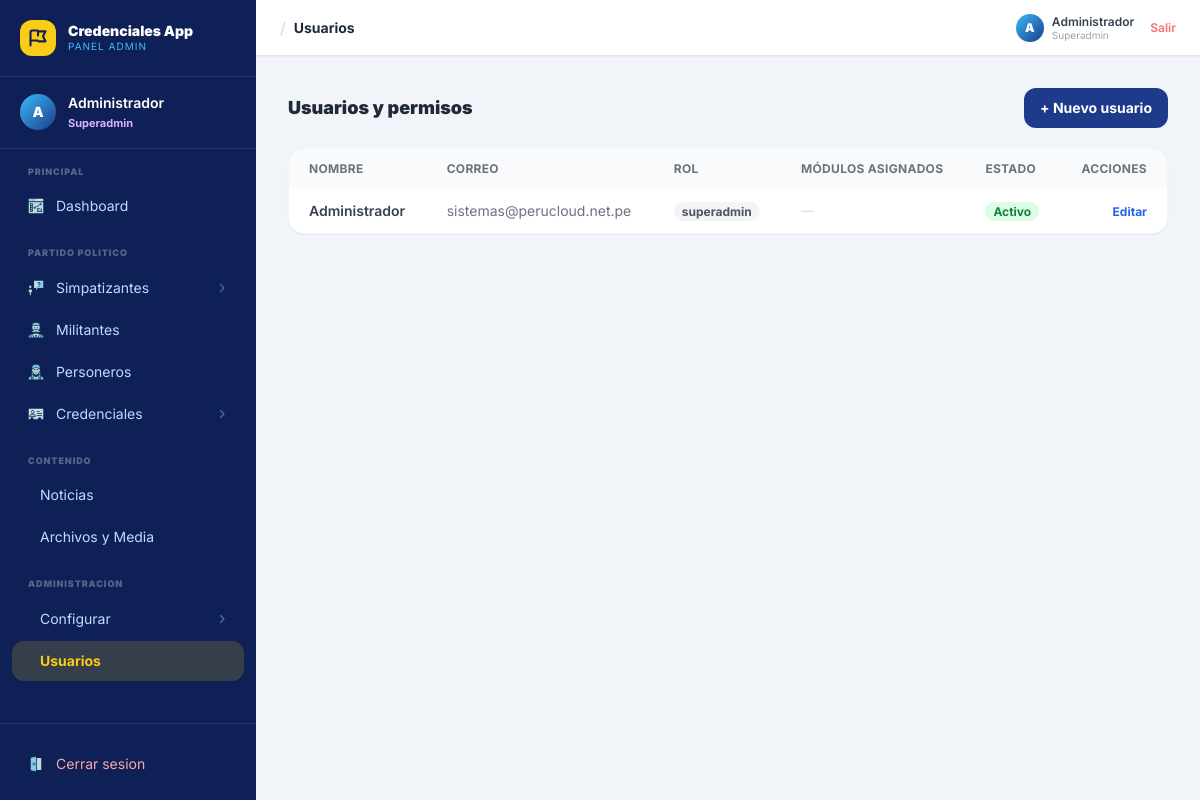
The app's page /admin/usuarios.php (signed in) with its own data.
### tables this page shows
CREATE TABLE `usuarios` (
  `id` int NOT NULL AUTO_INCREMENT,
  `nombre` varchar(100) NOT NULL,
  `email` varchar(150) NOT NULL,
  `password` varchar(255) NOT NULL,
  `rol` enum('superadmin','admin','editor') NOT NULL DEFAULT 'editor',
  `activo` tinyint(1) DEFAULT '1',
  `foto` varchar(255) DEFAULT NULL,
  `ultimo_acceso` datetime DEFAULT NULL,
  `creado_en` datetime DEFAULT CURRENT_TIMESTAMP,
  `remember_token` varchar(64) DEFAULT NULL,
  PRIMARY KEY (`id`),
  UNIQUE KEY `email` (`email`)
);

### admin/usuarios.php (the view, shortened to what this page needs)
<?php
require_once __DIR__ . '/../includes/config/db.php';
require_once __DIR__ . '/config/auth.php';
$page_title = 'Usuarios';
$modulos_disponibles = [
    'simpatizantes'          => 'Simpatizantes',
    'militantes'              => 'Militantes',
    'personeros'              => 'Personeros',
    'credenciales_modulo'      => 'Credenciales',
    'credenciales_escaneadas'  => 'Credenciales escaneadas',
    'noticias'                => 'Noticias',
    'media'                   => 'Archivos y Media',
    'config_pagina'           => 'Configurar Página',
    'config_index'            => 'Configurar Index',
];
$usuarios = $pdo->query("SELECT id, nombre, email, rol, activo, ultimo_acceso FROM usuarios ORDER BY rol DESC, nombre ASC")->fetchAll();
$permisos_por_usuario = [];
include __DIR__ . '/layout.php';
?>
<div x-data="usuariosModulo()" x-cloak>
  <div class="flex items-center justify-between mb-5">
    <h2 class="text-lg font-black text-gray-800">Usuarios y permisos</h2>
    <button @click="abrirNuevo()" class="bg-[#1E3A8A] text-white text-sm font-bold px-4 py-2.5 rounded-xl hover:bg-blue-900 transition-all">
      + Nuevo usuario
    </button>
  </div>
  <div class="bg-white rounded-2xl border border-gray-100 shadow-sm overflow-hidden">
    <table class="w-full text-sm">
      <thead class="bg-gray-50 text-gray-500 text-xs uppercase font-bold tracking-wide">
        <tr>
          <th class="text-left px-5 py-3">Nombre</th>
          <th class="text-left px-5 py-3">Correo</th>
          <th class="text-left px-5 py-3">Rol</th>
          <th class="text-left px-5 py-3">Módulos asignados</th>
          <th class="text-left px-5 py-3">Estado</th>
          <th class="text-right px-5 py-3">Acciones</th>
        </tr>
      </thead>
      <tbody class="divide-y divide-gray-100">
        <?php foreach ($usuarios as $u): ?>
        <tr>
          <td class="px-5 py-3 font-semibold text-gray-700"><?= htmlspecialchars($u['nombre']) ?></td>
          <td class="px-5 py-3 text-gray-500"><?= htmlspecialchars($u['email']) ?></td>
          <td class="px-5 py-3"><?= rol_badge($u['rol']) ?></td>
          <td class="px-5 py-3 text-gray-500 text-xs">
            <?php if ($u['rol'] === 'admin'): ?>
              <?= !empty($permisos_por_usuario[$u['id']])
                    ? htmlspecialchars(implode(', ', array_map(fn($m) => $modulos_disponibles[$m] ?? $m, $permisos_por_usuario[$u['id']])))
                    : '<span class="text-red-400">Sin módulos asignados</span>' ?>
            <?php else: ?>
              <span class="text-gray-300">—</span>
            <?php endif; ?>
          </td>
          <td class="px-5 py-3">
            <?= $u['activo']
                  ? '<span class="bg-green-100 text-green-700 text-xs font-bold px-2 py-0.5 rounded-full">Activo</span>'
                  : '<span class="bg-gray-100 text-gray-500 text-xs font-bold px-2 py-0.5 rounded-full">Inactivo</span>' ?>
          </td>
          <td class="px-5 py-3 text-right space-x-2">
            <button @click='abrirEditar(<?= json_encode([
                "id" => $u["id"], "nombre" => $u["nombre"], "email" => $u["email"],
                "rol" => $u["rol"], "activo" => (int)$u["activo"],
                "modulos" => $permisos_por_usuario[$u["id"]] ?? [],
            ], JSON_HEX_APOS | JSON_HEX_QUOT) ?>)' class="text-blue-600 hover:underline text-xs font-bold">Editar</button>
          </td>
        </tr>
        <?php endforeach; ?>
      </tbody>
    </table>
  </div>
</div>
    </main>
  </div>
</body>
</html>

### admin/layout.php (shortened to what this page needs)
<?php
require_once __DIR__ . '/../includes/config/db.php';
require_once __DIR__ . '/config/auth.php';
$admin_nombre = htmlspecialchars($_SESSION['admin_nombre'] ?? 'Admin');
$admin_rol    = get_rol();
$page_title   = $page_title ?? 'Panel Admin';
$current      = basename($_SERVER['PHP_SELF']);
$ic_list  = 'ti-list';
$ic_pdf   = 'ti-file-type-pdf';
function admin_sidebar_icon_url(string $file): string {
    return BASE_URL . '/assets/img/admin/icons/' . rawurlencode($file);
}
$jerarquia     = rol_jerarquia();
$nivel_usuario = $jerarquia[$admin_rol] ?? 0;
$_modulos_usuario_sidebar = usuario_modulos_permitidos($pdo, (int)($_SESSION['admin_id'] ?? 0));
$flyout_data = [];
foreach ($secciones as $sec) {
    foreach ($sec['items'] as $item) {
        if (!empty($item['submenu'])) {
            $sub_filtrado = array_values(array_filter($item['submenu'], function($sub) use ($jerarquia, $nivel_usuario, $_modulos_usuario_sidebar, $admin_rol) {
                if (!empty($sub['solo_rol']) && $admin_rol !== $sub['solo_rol']) return false;
                if (isset($sub['rol']) && ($jerarquia[$sub['rol']] ?? 99) > $nivel_usuario) return false;
                if (!isset($sub['modulo']) || $sub['modulo'] === null) return true;
                if ($_modulos_usuario_sidebar === null) return true;
                return in_array($sub['modulo'], $_modulos_usuario_sidebar);
            }));
            $flyout_data[$item['id']] = [
                'title' => $item['label'],
                'icon'  => $item['icon'],
                'icon_img' => $item['icon_img'] ?? '',
                'href'  => $item['href'],
                'items' => $sub_filtrado,
            ];
        }
    }
}
?>
<!DOCTYPE html>
<html lang="es">
<head>
  <link href="https://cdn.jsdelivr.net/npm/daisyui@4.12.14/dist/full.min.css" rel="stylesheet">
  <script src="https://cdn.tailwindcss.com"></script>
  <link rel="stylesheet" href="https://cdn.jsdelivr.net/npm/@tabler/icons-webfont@3.x/dist/tabler-icons.min.css">
</head>
<body class="bg-[#F1F5F9] min-h-screen"
      x-data="adminLayout()"
      @mousemove.window="handleMouseMove($event)"
      @keydown.escape.window="mobileNavOpen ? closeMobileNav() : null">
  <aside :class="sidebarOpen ? 'translate-x-0' : '-translate-x-full'"
         class="fixed top-0 left-0 h-full w-64 bg-[#0F2057] z-40 flex flex-col
                transition-transform duration-300 lg:translate-x-0 overflow-y-auto overflow-x-visible">
    <div class="px-5 py-5 border-b border-white/10 flex-shrink-0">
      <div class="flex items-center gap-3">
        <div class="w-9 h-9 bg-[#FACC15] rounded-xl flex items-center justify-center flex-shrink-0">
          <svg class="w-5 h-5 text-[#0F2057]" fill="none" viewBox="0 0 24 24" stroke="currentColor" stroke-width="2.5">
            <path stroke-linecap="round" stroke-linejoin="round" d="M3 21v-4m0 0V5a2 2 0 012-2h6.5l1 1H21l-3 6 3 6h-8.5l-1-1H5a2 2 0 00-2 2zm9-13.5V9"/>
          </svg>
        </div>
        <div>
          <p class="text-white font-black text-sm leading-tight">Credenciales App</p>
          <p class="text-[#38BDF8] text-[10px] uppercase tracking-widest">Panel Admin</p>
        </div>
      </div>
    </div>
    <div class="px-5 py-4 border-b border-white/10 flex-shrink-0">
      <div class="flex items-center gap-3">
        <div class="w-9 h-9 bg-gradient-to-br from-[#38BDF8] to-[#1E3A8A] rounded-full flex items-center justify-center flex-shrink-0">
          <span class="text-white text-sm font-black"><?= strtoupper(substr($admin_nombre, 0, 1)) ?></span>
        </div>
        <div class="min-w-0">
          <p class="text-white text-sm font-semibold truncate"><?= $admin_nombre ?></p>
          <p class="text-[11px] mt-0.5">
            <?php if ($admin_rol === 'superadmin'): ?>
              <span class="text-purple-300 font-bold">Superadmin</span>
            <?php elseif ($admin_rol === 'admin'): ?>
              <span class="text-blue-300 font-bold">Admin</span>
            <?php else: ?>
              <span class="text-green-300 font-bold">Editor</span>
            <?php endif; ?>
          </p>
        </div>
      </div>
    </div>
    <nav class="flex-1 px-3 py-4 space-y-5 overflow-x-visible">
      <?php foreach ($secciones as $seccion): ?>
        <?php
        $items_visibles = array_filter($seccion['items'], function($item) use ($jerarquia, $nivel_usuario, $_modulos_usuario_sidebar, $admin_rol, $flyout_data) {
            if (!empty($item['solo_rol']) && $admin_rol !== $item['solo_rol']) return false;
            if (($jerarquia[$item['rol']] ?? 99) > $nivel_usuario) return false;
            if (!empty($item['submenu'])) return isset($flyout_data[$item['id']]);
            if ($item['modulo'] === null) return true;
            if ($_modulos_usuario_sidebar === null) return true;
            return in_array($item['modulo'], $_modulos_usuario_sidebar);
        });
        ?>
        <div>
          <p class="text-[9px] font-black text-white/30 uppercase tracking-widest px-4 mb-2">
            <?= $seccion['titulo'] ?>
          </p>
          <div class="space-y-0.5">
            <?php foreach ($items_visibles as $item):
              $has_sub = !empty($item['submenu']);
              $is_active = $current === $item['href'];
            ?>
            <div class="relative"
                 <?php if ($has_sub): ?>
                 @mouseenter="openFlyout('<?= $item['id'] ?>', $el)"
                 @mouseleave="closeFlyout(350)"
                 <?php endif; ?>>
              <a href="<?= $item['href'] === '#' ? '#' : BASE_URL . '/admin/' . $item['href'] ?>"
                 <?= $item['href'] === '#' ? '@click.prevent=""' : '' ?>
                 class="nav-item flex items-center gap-3 px-4 py-2.5 rounded-xl text-sm
                        text-blue-200 hover:text-white group
                        <?= $is_active ? 'nav-active' : '' ?>">
                <?php if (!empty($item['icon_img'])): ?>
                  <img src="<?= htmlspecialchars(admin_sidebar_icon_url($item['icon_img'])) ?>"
                       alt=""
                       class="w-4 h-4 object-contain flex-shrink-0 opacity-85 group-hover:opacity-100 transition-opacity">
                <?php else: ?>
                  <i class="ti <?= htmlspecialchars($item['icon']) ?> text-base flex-shrink-0 opacity-80 group-hover:opacity-100 transition-opacity"></i>
                <?php endif; ?>
                <span class="truncate flex-1"><?= $item['label'] ?></span>
                <?php if ($has_sub): ?>
                <svg class="w-3 h-3 flex-shrink-0 opacity-40 group-hover:opacity-80 transition-all"
                     fill="none" viewBox="0 0 24 24" stroke="currentColor" stroke-width="2.5">
                  <path stroke-linecap="round" stroke-linejoin="round" d="M9 5l7 7-7 7"/>
                </svg>
                <?php endif; ?>
              </a>
            </div>
            <?php endforeach; ?>
          </div>
        </div>
      <?php endforeach; ?>
    </nav>
    <div class="px-3 py-4 border-t border-white/10 flex-shrink-0 space-y-1">
      <a href="<?= BASE_URL ?>/admin/logout.php"
         class="nav-item flex items-center gap-3 px-4 py-2.5 rounded-r-xl text-sm text-red-300 hover:bg-red-500/15 hover:text-red-200 transition-all duration-150">
        <img src="<?= htmlspecialchars(admin_sidebar_icon_url('salir.png')) ?>" alt="" class="w-4 h-4 object-contain flex-shrink-0 opacity-85">
        Cerrar sesion
      </a>
    </div>
  </aside>
  <div class="lg:ml-64 flex flex-col min-h-screen">
    <header class="bg-white border-b border-gray-200 sticky top-0 z-20 px-4 sm:px-6 h-14 flex items-center justify-between shadow-sm">
      <div class="flex items-center gap-3">
        <div class="flex items-center gap-2">
          <span class="text-gray-300 hidden sm:block">/</span>
          <h1 class="font-bold text-gray-800 text-sm"><?= htmlspecialchars($page_title) ?></h1>
        </div>
      </div>
      <div class="flex items-center gap-4">
        <div class="flex items-center gap-2">
          <div class="w-7 h-7 bg-gradient-to-br from-[#38BDF8] to-[#1E3A8A] rounded-full flex items-center justify-center">
            <span class="text-white text-xs font-black"><?= strtoupper(substr($admin_nombre, 0, 1)) ?></span>
          </div>
          <div class="hidden sm:block">
            <p class="text-xs font-semibold text-gray-700 leading-tight"><?= $admin_nombre ?></p>
            <p class="text-[10px] text-gray-400 leading-tight capitalize"><?= $admin_rol ?></p>
          </div>
        </div>
        <a href="<?= BASE_URL ?>/admin/logout.php"
           class="text-xs text-red-400 hover:text-red-600 font-semibold transition-colors">
          Salir
        </a>
      </div>
    </header>
    <main class="admin-main-content flex-1 p-4 sm:p-6 lg:p-8">

### admin/config/auth.php (shortened to what this page needs)
<?php
function rol_badge(string $rol): string {
    $map = [
        'superadmin' => '<span class="bg-purple-100 text-purple-700 text-xs font-bold px-2 py-0.5 rounded-full">Superadmin</span>',
        'admin'      => '<span class="bg-blue-100 text-blue-700 text-xs font-bold px-2 py-0.5 rounded-full">Admin</span>',
        'editor'     => '<span class="bg-green-100 text-green-700 text-xs font-bold px-2 py-0.5 rounded-full">Editor</span>',
    ];
    return $map[$rol] ?? '<span class="bg-gray-100 text-gray-600 text-xs font-bold px-2 py-0.5 rounded-full">' . htmlspecialchars($rol) . '</span>';
}

### admin/layout.php (style rules this page uses)
body { font-family: 'Inter', sans-serif; }
.nav-item { border-radius: 10px; transition: background 0.15s ease, transform 0.15s ease, color 0.15s ease; }
.nav-active { background: rgba(250,204,21,0.17); color: #FACC15 !important; font-weight: 700; }

### records on screen
usuarios: nombre "Administrador", email "sistemas@perucloud.net.pe", rol "superadmin", activo "Activo"

### other values on screen
substr($admin_nombre, 0, 1) "A"
$admin_nombre "Administrador"
$seccion['titulo'] "PRINCIPAL"
$item['label'] "Dashboard"
$seccion['titulo'] "PARTIDO POLITICO"
$item['label'] "Simpatizantes"
$item['label'] "Militantes"
$item['label'] "Personeros"
$item['label'] "Credenciales"
$seccion['titulo'] "CONTENIDO"
$item['label'] "Noticias"
$item['label'] "Archivos y Media"
$seccion['titulo'] "ADMINISTRACION"
$item['label'] "Configurar"
$item['label'] "Usuarios"
